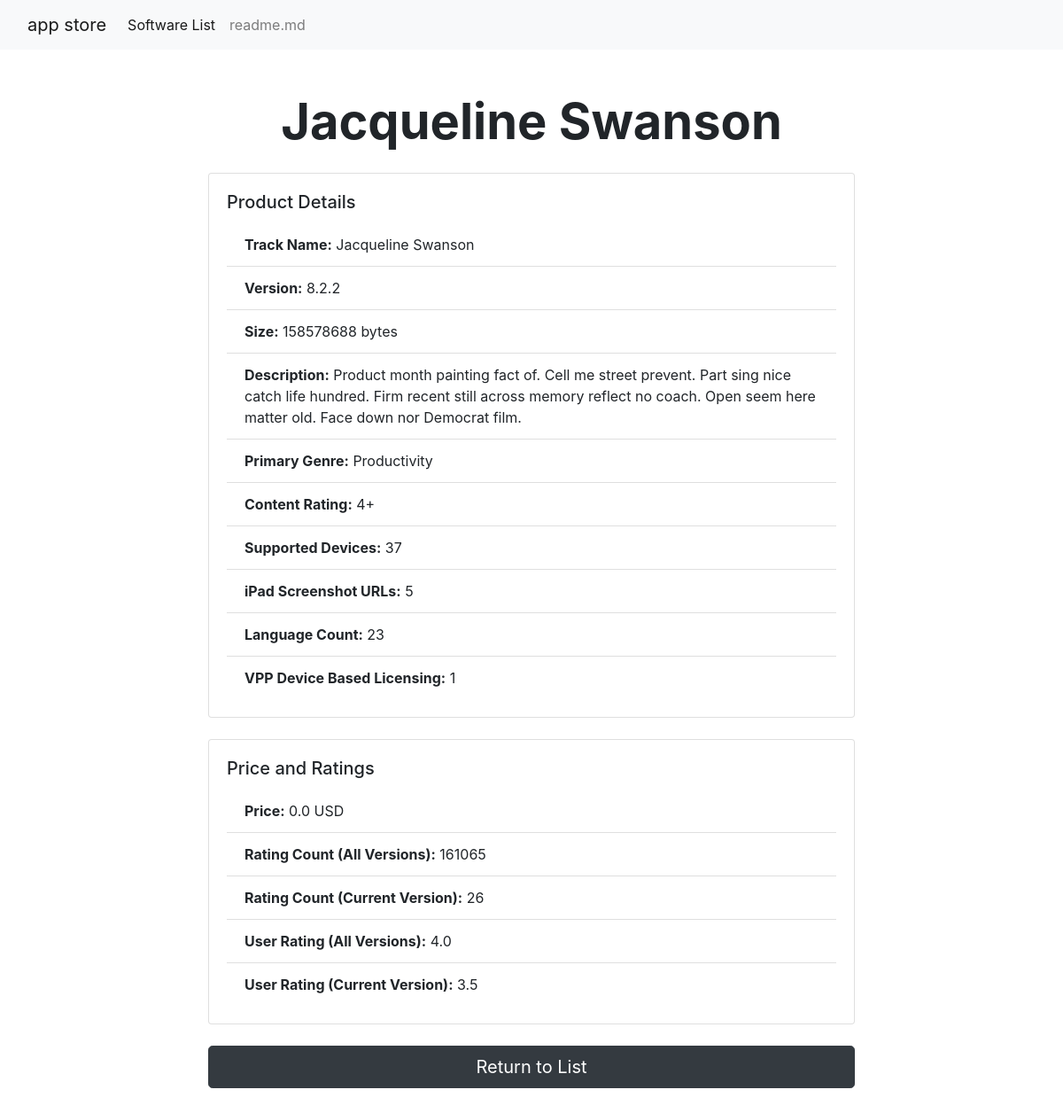
The page /detail/281796108 on the database its author committed.
### tables this page shows
CREATE TABLE app_store (
        id INTEGER PRIMARY KEY AUTOINCREMENT,
        app_id INTEGER,
        track_name TEXT,
        size_bytes INTEGER,
        currency TEXT,
        price REAL,
        rating_count_tot INTEGER,
        rating_count_ver INTEGER,
        user_rating REAL,
        user_rating_ver REAL,
        ver TEXT,
        cont_rating TEXT,
        prime_genre TEXT,
        sup_devices_num INTEGER,
        ipadSc_urls_num INTEGER,
        lang_num INTEGER,
        vpp_lic INTEGER
    );

CREATE TABLE app_store_desc (
        id INTEGER PRIMARY KEY AUTOINCREMENT,
        app_id INTEGER,
        app_desc TEXT
    );

### index.py (the view)
@app.route('/detail/<int:app_id>')
def detail(app_id):
    conn = sqlite3.connect('app_store.db')
    c = conn.cursor()
    c.execute("SELECT * FROM app_store left JOIN app_store_desc ON app_store.app_id=app_store_desc.app_id WHERE app_store.app_id = ?", (app_id,))
    columns = [col[0] for col in c.description]
    product = dict(zip(columns, c.fetchone()))
    conn.close()
    return render_template('detail.html', product=product)

### templates/detail.html (shortened to what this page needs)
<!DOCTYPE html>
<html lang="en">
<head>
    <link rel="stylesheet" href="https://cdnjs.cloudflare.com/ajax/libs/twitter-bootstrap/4.6.0/css/bootstrap.min.css">
</head>
<body>
    <nav class="navbar navbar-expand-lg navbar-light bg-light mx-auto" style="width: 100%;">
        <div class="container-fluid">
            <a class="navbar-brand" href="#">app store</a>
            <div class="collapse navbar-collapse" id="navbarNav">
                <ul class="navbar-nav">
                    <li class="nav-item">
                        <a class="nav-link active" aria-current="page" href="/">Software List</a>
                    </li>
                    <li class="nav-item">
                        <a class="nav-link" href="#">readme.md</a>
                    </li>
                </ul>
            </div>
        </div>
    </nav>
    <div class="container py-5">
        <div class="row">
            <div class="col-md-8 offset-md-2">
                <h1 class="display-4 font-weight-bold text-center mb-4">{{ product["track_name"] }}</h1>
                <div class="card mb-4">
                    <div class="card-body">
                        <h5 class="card-title">Product Details</h5>
                        <ul class="list-group list-group-flush">
                            <li class="list-group-item"><strong>Track Name:</strong> {{ product["track_name"] }}</li>
                            <li class="list-group-item"><strong>Version:</strong> {{ product["ver"] }}</li>
                            <li class="list-group-item"><strong>Size:</strong> {{ product["size_bytes"] }} bytes</li>
                            <li class="list-group-item"><strong>Description:</strong> {{ product["app_desc"] }}</li>
                            <li class="list-group-item"><strong>Primary Genre:</strong> {{ product["prime_genre"] }}</li>
                            <li class="list-group-item"><strong>Content Rating:</strong> {{ product["cont_rating"] }}</li>
                            <li class="list-group-item"><strong>Supported Devices:</strong> {{ product["sup_devices_num"] }}</li>
                            <li class="list-group-item"><strong>iPad Screenshot URLs:</strong> {{ product["ipadSc_urls_num"] }}</li>
                            <li class="list-group-item"><strong>Language Count:</strong> {{ product["lang_num"] }}</li>
                            <li class="list-group-item"><strong>VPP Device Based Licensing:</strong> {{ product["vpp_lic"] }}</li>
                        </ul>
                    </div>
                </div>
                <div class="card mb-4">
                    <div class="card-body">
                        <h5 class="card-title">Price and Ratings</h5>
                        <ul class="list-group list-group-flush">
                            <li class="list-group-item"><strong>Price:</strong> {{ product["price"] }} {{ product["currency"] }}</li>
                            <li class="list-group-item"><strong>Rating Count (All Versions):</strong> {{ product["rating_count_tot"] }}</li>
                            <li class="list-group-item"><strong>Rating Count (Current Version):</strong> {{ product["rating_count_ver"] }}</li>
                            <li class="list-group-item"><strong>User Rating (All Versions):</strong> {{ product["user_rating"] }}</li>
                            <li class="list-group-item"><strong>User Rating (Current Version):</strong> {{ product["user_rating_ver"] }}</li>
                        </ul>
                    </div>
                </div>
                <a class="btn btn-primary btn-lg btn-block btn-dark" href="/">Return to List</a>
            </div>
        </div>
    </div>
</body>
</html>

### rows shown on the page
app_store: track_name "Jacqueline Swanson", ver "8.2.2", size_bytes "158578688", prime_genre "Productivity", cont_rating "4+", sup_devices_num "37", ipadSc_urls_num "5", lang_num "23", vpp_lic "1", price "0.0", currency "USD", rating_count_tot "161065", rating_count_ver "26", user_rating "4.0", user_rating_ver "3.5"
app_store_desc: app_desc "Product month painting fact of. Cell me street prevent. Part sing nice catch life hundred. Firm recent still across memory reflect no coach. Open seem here matter old. Face down nor Democrat film."
